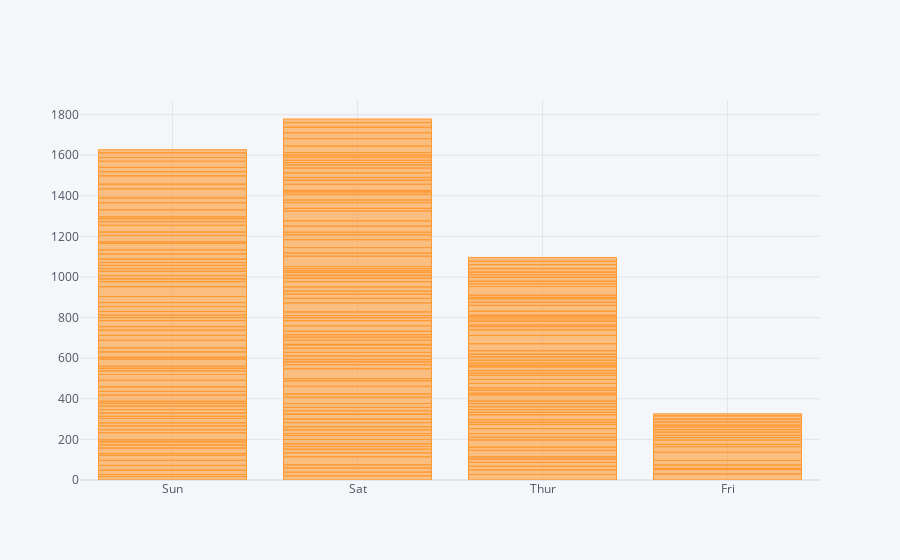

The notebook cell this image was saved under:
### Code cell
tips.iplot(kind = 'bar', x ='day', y = 'total_bill')

### Figure 1 — Plotly figure (JSON) as saved in the notebook; plotly's stock layout.template omitted (floating-point values rounded to 4 significant figures; data arrays with more than 128 entries replaced by an {"elided": "..."} marker saying what was removed)
{"data": [{"marker": {"color": "rgba(255, 153, 51, 0.6)", "line": {"color": "rgba(255, 153, 51, 1.0)", "width": 1}}, "name": "total_bill", "orientation": "v", "text": "", "type": "bar", "x": {"elided": "244 str values"}, "y": {"elided": "244 float values"}}], "layout": {"legend": {"bgcolor": "#F5F6F9", "font": {"color": "#4D5663"}}, "paper_bgcolor": "#F5F6F9", "plot_bgcolor": "#F5F6F9", "title": {"font": {"color": "#4D5663"}}, "xaxis": {"gridcolor": "#E1E5ED", "showgrid": true, "tickfont": {"color": "#4D5663"}, "title": {"font": {"color": "#4D5663"}, "text": ""}, "zerolinecolor": "#E1E5ED"}, "yaxis": {"gridcolor": "#E1E5ED", "showgrid": true, "tickfont": {"color": "#4D5663"}, "title": {"font": {"color": "#4D5663"}, "text": ""}, "zerolinecolor": "#E1E5ED"}}}
